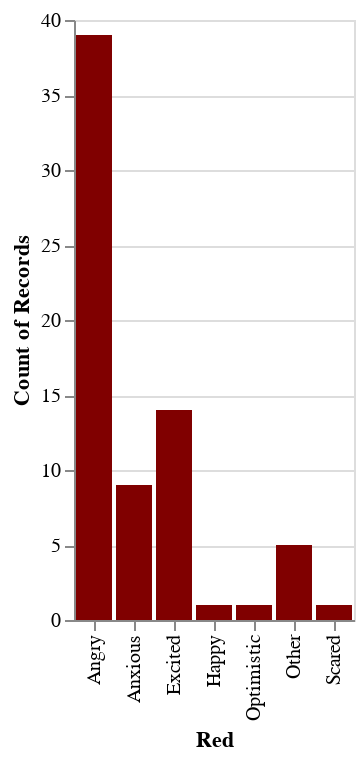

The code cell stored with this chart in its notebook:
### Code cell
alt.Chart(df).mark_bar(color = "maroon").encode(
    x="Red",
    y="count(Red)",
)
